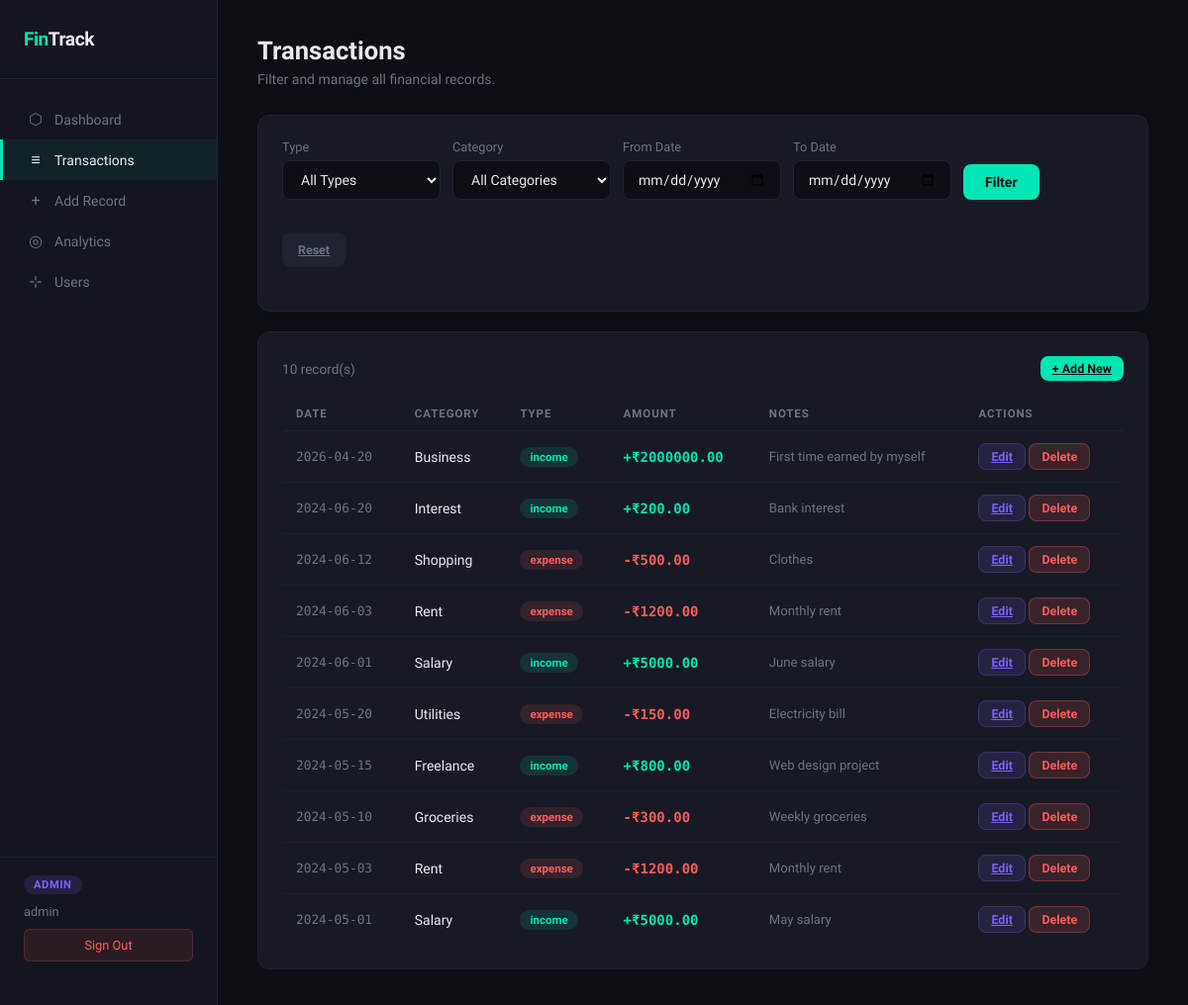
The page /transactions (signed in) on the database its author committed.
### app/models/models.py (models this page shows, shortened)
class User(db.Model, UserMixin):
    __tablename__ = "users"
    id = db.Column(db.Integer, primary_key=True)
    username = db.Column(db.String(80), unique=True, nullable=False)
    email = db.Column(db.String(120), unique=True, nullable=False)
    password = db.Column(db.String(200), nullable=False)
    role = db.Column(db.String(20), nullable=False, default="viewer")  # viewer, analyst, admin
    created_at = db.Column(db.DateTime, default=datetime.utcnow)
    transactions = db.relationship("Transaction", backref="owner", lazy=True)

class Transaction(db.Model):
    __tablename__ = "transactions"
    id = db.Column(db.Integer, primary_key=True)
    amount = db.Column(db.Float, nullable=False)
    type = db.Column(db.String(10), nullable=False)       # 'income' or 'expense'
    category = db.Column(db.String(50), nullable=False)
    date = db.Column(db.Date, nullable=False, default=datetime.utcnow)
    notes = db.Column(db.String(300), nullable=True)
    user_id = db.Column(db.Integer, db.ForeignKey("users.id"), nullable=False)
    created_at = db.Column(db.DateTime, default=datetime.utcnow)

### app/routes/transactions.py (the view)
@transactions_bp.route("/transactions")
@login_required
def list_transactions():
    t_type = request.args.get("type")
    category = request.args.get("category")
    start_date = request.args.get("start_date")
    end_date = request.args.get("end_date")
    transactions = get_filtered_transactions(current_user, t_type, category, start_date, end_date)
    categories = db.session.query(Transaction.category).filter_by(user_id=current_user.id).distinct().all()
    categories = [c[0] for c in categories]
    return render_template("transactions.html", transactions=transactions, categories=categories)

### app/models/models.py (called while the page is built)
@login_manager.user_loader
def load_user(user_id):
    return User.query.get(int(user_id))

### app/services/transaction_service.py (called while the page is built)
def get_filtered_transactions(user, t_type=None, category=None, start_date=None, end_date=None):
    query = Transaction.query.filter_by(user_id=user.id)
    if user.role in ("analyst", "admin"):
        if t_type:
            query = query.filter(Transaction.type == t_type)
        if category:
            query = query.filter(Transaction.category == category)
        if start_date:
            try:
                sd = datetime.strptime(start_date, "%Y-%m-%d").date()
                query = query.filter(Transaction.date >= sd)
            except ValueError:
                pass
        if end_date:
            try:
                ed = datetime.strptime(end_date, "%Y-%m-%d").date()
                query = query.filter(Transaction.date <= ed)
            except ValueError:
                pass
    return query.order_by(Transaction.date.desc()).all()

### app/templates/transactions.html (shortened to what this page needs)
{% extends "base.html" %}
{% block content %}
<div class="page-title">Transactions</div>
<div class="page-sub">
  {% if current_user.role in ['analyst', 'admin'] %}
  Filter and manage all financial records.
  {% else %}
  Viewing all financial records. Filtering available for Analyst/Admin roles.
  {% endif %}
</div>
{% if current_user.role in ['analyst', 'admin'] %}
<div class="card" style="margin-bottom:20px">
  <form method="GET">
    <div class="filter-row">
      <div class="form-group">
        <label>Type</label>
        <select name="type">
          <option value="">All Types</option>
        </select>
      </div>
      <div class="form-group">
        <label>Category</label>
        <select name="category">
          <option value="">All Categories</option>
        </select>
      </div>
      <div class="form-group">
        <label>From Date</label>
        <input type="date" name="start_date" value="{{ request.args.get('start_date', '') }}"/>
      </div>
      <div class="form-group">
        <label>To Date</label>
        <input type="date" name="end_date" value="{{ request.args.get('end_date', '') }}"/>
      </div>
      <div class="form-group">
        <label>&nbsp;</label>
        <button type="submit" class="btn btn-primary">Filter</button>
      </div>
      <div class="form-group">
        <label>&nbsp;</label>
        <a href="{{ url_for('transactions.list_transactions') }}" class="btn btn-sm" style="background:var(--border);color:var(--muted);display:inline-block;padding:10px 16px">Reset</a>
      </div>
    </div>
  </form>
</div>
{% endif %}
<div class="card">
  <div style="display:flex;justify-content:space-between;align-items:center;margin-bottom:16px">
    <span style="color:var(--muted);font-size:0.85rem">{{ transactions|length }} record(s)</span>
    {% if current_user.role in ['analyst', 'admin'] %}
    <a href="{{ url_for('transactions.add_transaction') }}" class="btn btn-primary btn-sm">+ Add New</a>
    {% endif %}
  </div>
  {% if transactions %}
  <table>
    <thead>
      <tr>
        <th>Date</th>
        <th>Category</th>
        <th>Type</th>
        <th>Amount</th>
        <th>Notes</th>
        {% if current_user.role in ['analyst', 'admin'] %}<th>Actions</th>{% endif %}
      </tr>
    </thead>
    <tbody>
      {% for t in transactions %}
      <tr>
        <td style="font-family:'DM Mono',monospace;font-size:0.8rem;color:var(--muted)">{{ t.date }}</td>
        <td>{{ t.category }}</td>
        <td><span class="badge {{ t.type }}">{{ t.type }}</span></td>
        <td style="font-family:'DM Mono',monospace;font-weight:600;color:{{ '#00e5b4' if t.type == 'income' else '#ff5a5a' }}">
          {{ '+' if t.type == 'income' else '-' }}₹{{ "%.2f"|format(t.amount) }}
        </td>
        <td style="color:var(--muted);font-size:0.82rem">{{ t.notes or '—' }}</td>
        {% if current_user.role in ['analyst', 'admin'] %}
        <td>
          <a href="{{ url_for('transactions.edit_transaction', txn_id=t.id) }}" class="btn btn-sm btn-edit">Edit</a>
          {% if current_user.role == 'admin' %}
          <form method="POST" action="{{ url_for('transactions.delete_transaction_route', txn_id=t.id) }}" style="display:inline" onsubmit="return confirm('Delete this transaction?')">
            <button type="submit" class="btn btn-sm btn-danger">Delete</button>
          </form>
          {% endif %}
        </td>
        {% endif %}
      </tr>
      {% endfor %}
    </tbody>
  </table>
  {% else %}
  <p style="color:var(--muted);text-align:center;padding:30px 0">No transactions found.</p>
  {% endif %}
</div>
{% endblock %}

### app/templates/base.html (shortened to what this page needs)
<!DOCTYPE html>
<html lang="en">
<head>
</head>
<body>
{% if current_user.is_authenticated %}
<nav class="sidebar">
  <div class="logo">Fin<span>Track</span></div>
  <div class="nav">
    <a href="{{ url_for('transactions.dashboard') }}" class="{{ 'active' if request.endpoint == 'transactions.dashboard' }}">
      <span class="icon">⬡</span> Dashboard
    </a>
    <a href="{{ url_for('transactions.list_transactions') }}" class="{{ 'active' if request.endpoint == 'transactions.list_transactions' }}">
      <span class="icon">≡</span> Transactions
    </a>
    {% if current_user.role in ['analyst', 'admin'] %}
    <a href="{{ url_for('transactions.add_transaction') }}" class="{{ 'active' if request.endpoint == 'transactions.add_transaction' }}">
      <span class="icon">+</span> Add Record
    </a>
    <a href="{{ url_for('summary.summary') }}" class="{{ 'active' if request.endpoint == 'summary.summary' }}">
      <span class="icon">◎</span> Analytics
    </a>
    {% endif %}
    {% if current_user.role == 'admin' %}
    <a href="{{ url_for('admin.manage_users') }}" class="{{ 'active' if request.endpoint == 'admin.manage_users' }}">
      <span class="icon">⊹</span> Users
    </a>
    {% endif %}
  </div>
  <div class="sidebar-footer">
    <div class="role-badge">{{ current_user.role }}</div>
    <div class="sidebar-user">{{ current_user.username }}</div>
    <a href="{{ url_for('auth.logout') }}" class="btn-logout">Sign Out</a>
  </div>
</nav>
<div class="main">
  {% block content %}{% endblock %}
</div>
{% else %}
{% block auth %}{% endblock %}
{% endif %}
</body>
</html>

### app/templates/base.html (style rules this page uses)
:root { --bg: #0d0f14; --surface: #13161e; --border: #1f2330; --accent: #00e5b4; --accent2: #7b61ff; --red: #ff5a5a; --green: #00e5b4; --text: #e8eaf0; --muted: #6b7280; --card: #171a24; }
* { box-sizing: border-box; margin: 0; padding: 0; }
body { background: var(--bg); color: var(--text); font-family: 'Sora', sans-serif; min-height: 100vh; display: flex; }
.sidebar { width: 220px; min-height: 100vh; background: var(--surface); border-right: 1px solid var(--border); padding: 28px 0; display: flex; flex-direction: column; position: fixed; top: 0; left: 0; bottom: 0; }
.sidebar .logo { font-size: 1.2rem; font-weight: 700; color: var(--accent); padding: 0 24px 28px; letter-spacing: -0.5px; border-bottom: 1px solid var(--border); }
.sidebar .logo span { color: var(--text); }
.nav { margin-top: 20px; flex: 1; }
.nav a { display: flex; align-items: center; gap: 10px; padding: 11px 24px; color: var(--muted); text-decoration: none; font-size: 0.875rem; transition: all 0.15s; border-left: 3px solid transparent; }
.nav a:hover, .nav a.active { color: var(--text); background: rgba(0,229,180,0.06); border-left-color: var(--accent); }
.nav .icon { font-size: 1rem; width: 18px; text-align: center; }
.sidebar-footer { padding: 16px 24px; border-top: 1px solid var(--border); }
.role-badge { display: inline-block; padding: 3px 10px; border-radius: 20px; font-size: 0.7rem; font-weight: 600; letter-spacing: 0.05em; text-transform: uppercase; background: rgba(123,97,255,0.15); color: var(--accent2); margin-bottom: 10px; }
.sidebar-user { font-size: 0.8rem; color: var(--muted); margin-bottom: 10px; }
.btn-logout { display: block; width: 100%; padding: 8px; background: rgba(255,90,90,0.1); color: var(--red); border: 1px solid rgba(255,90,90,0.2); border-radius: 6px; text-align: center; text-decoration: none; font-size: 0.8rem; cursor: pointer; transition: background 0.15s; }
.main { margin-left: 220px; flex: 1; padding: 36px 40px; }
.page-title { font-size: 1.6rem; font-weight: 700; margin-bottom: 6px; }
.page-sub { color: var(--muted); font-size: 0.875rem; margin-bottom: 28px; }
.card { background: var(--card); border: 1px solid var(--border); border-radius: 12px; padding: 24px; }
table { width: 100%; border-collapse: collapse; }
th { color: var(--muted); font-size: 0.72rem; text-transform: uppercase; letter-spacing: 0.08em; padding: 10px 14px; text-align: left; border-bottom: 1px solid var(--border); }
td { padding: 12px 14px; font-size: 0.875rem; border-bottom: 1px solid rgba(31,35,48,0.7); }
tr:last-child td { border-bottom: none; }
.badge { display: inline-block; padding: 3px 10px; border-radius: 20px; font-size: 0.72rem; font-weight: 600; }
.badge.income { background: rgba(0,229,180,0.12); color: var(--green); }
.badge.expense { background: rgba(255,90,90,0.12); color: var(--red); }
.form-group { margin-bottom: 18px; }
label { display: block; font-size: 0.8rem; color: var(--muted); margin-bottom: 6px; }
input, select, textarea { width: 100%; padding: 10px 14px; background: var(--bg); border: 1px solid var(--border); border-radius: 8px; color: var(--text); font-family: 'Sora', sans-serif; font-size: 0.875rem; outline: none; transition: border-color 0.15s; }
.btn { padding: 10px 22px; border-radius: 8px; font-size: 0.875rem; font-family: 'Sora', sans-serif; font-weight: 600; cursor: pointer; border: none; transition: opacity 0.15s; }
.btn-primary { background: var(--accent); color: #0d0f14; }
.btn-danger { background: rgba(255,90,90,0.15); color: var(--red); border: 1px solid rgba(255,90,90,0.3); }
.btn-sm { padding: 5px 12px; font-size: 0.78rem; }
.btn-edit { background: rgba(123,97,255,0.12); color: var(--accent2); border: 1px solid rgba(123,97,255,0.25); }
.filter-row { display: flex; gap: 12px; align-items: flex-end; margin-bottom: 20px; flex-wrap: wrap; }
.filter-row .form-group { margin-bottom: 0; min-width: 160px; }

### rows shown on the page
User: role "ADMIN", username "admin"
Transaction: date "2026-04-20", category "Business", type "income", type "+", amount "2000000.00", notes "First time earned by myself"
Transaction: date "2024-06-20", category "Interest", type "income", type "+", amount "200.00", notes "Bank interest"
Transaction: date "2024-06-12", category "Shopping", type "expense", type "-", amount "500.00", notes "Clothes"
Transaction: date "2024-06-03", category "Rent", type "expense", type "-", amount "1200.00", notes "Monthly rent"
Transaction: date "2024-06-01", category "Salary", type "income", type "+", amount "5000.00", notes "June salary"
Transaction: date "2024-05-20", category "Utilities", type "expense", type "-", amount "150.00", notes "Electricity bill"
Transaction: date "2024-05-15", category "Freelance", type "income", type "+", amount "800.00", notes "Web design project"
Transaction: date "2024-05-10", category "Groceries", type "expense", type "-", amount "300.00", notes "Weekly groceries"
Transaction: date "2024-05-03", category "Rent", type "expense", type "-", amount "1200.00", notes "Monthly rent"
Transaction: date "2024-05-01", category "Salary", type "income", type "+", amount "5000.00", notes "May salary"

### other values the page prints
{{ transactions|length }} "10"
